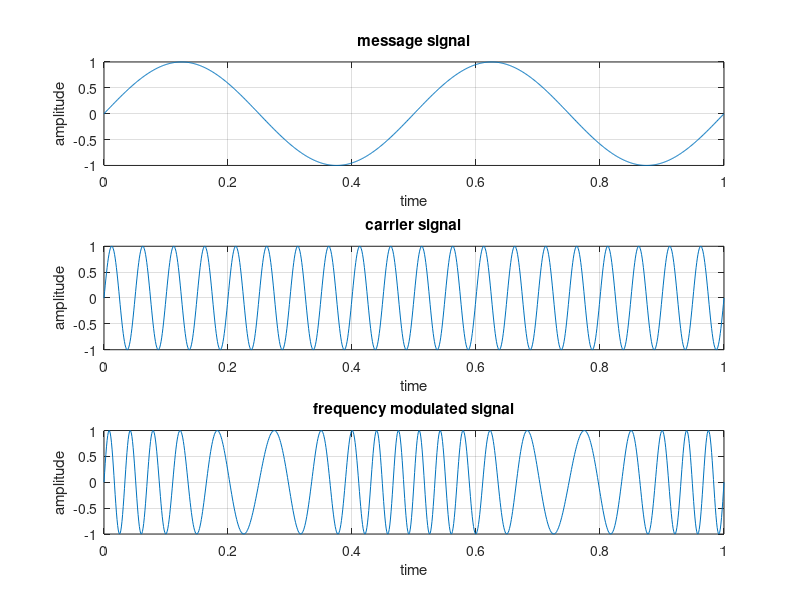

The MATLAB source for this figure:
clear;
close all;
Am = 1; % amplitude of message signal
Ac = 1; % amplitude
fm = 2; % frequency of message signal
fc = 20; % frequency of carrier signal
t = 0:0.001:1; % time vector
B = 5;
m = Am * sin(2 * pi * fm * t); % equation for message signal
c = Ac * sin(2 * pi * fc * t); % equation for carrier signal
y = Ac * sin(2 * pi * fc * t + B * (sin(2 * pi * fm * t))); % equation for frequency modulating signal

subplot(3, 1, 1);
plot(t, m);
title('message signal');
xlabel('time');
ylabel('amplitude');
grid on;

subplot(3, 1, 2);
plot(t, c);
title('carrier signal');
xlabel('time');
ylabel('amplitude')
grid on;

subplot(3, 1, 3);
plot(t, y);
title('frequency modulated signal');
xlabel('time');
ylabel('amplitude');
grid on;

fprintf('modulation index : %f', B); % answer will be shown at command window
